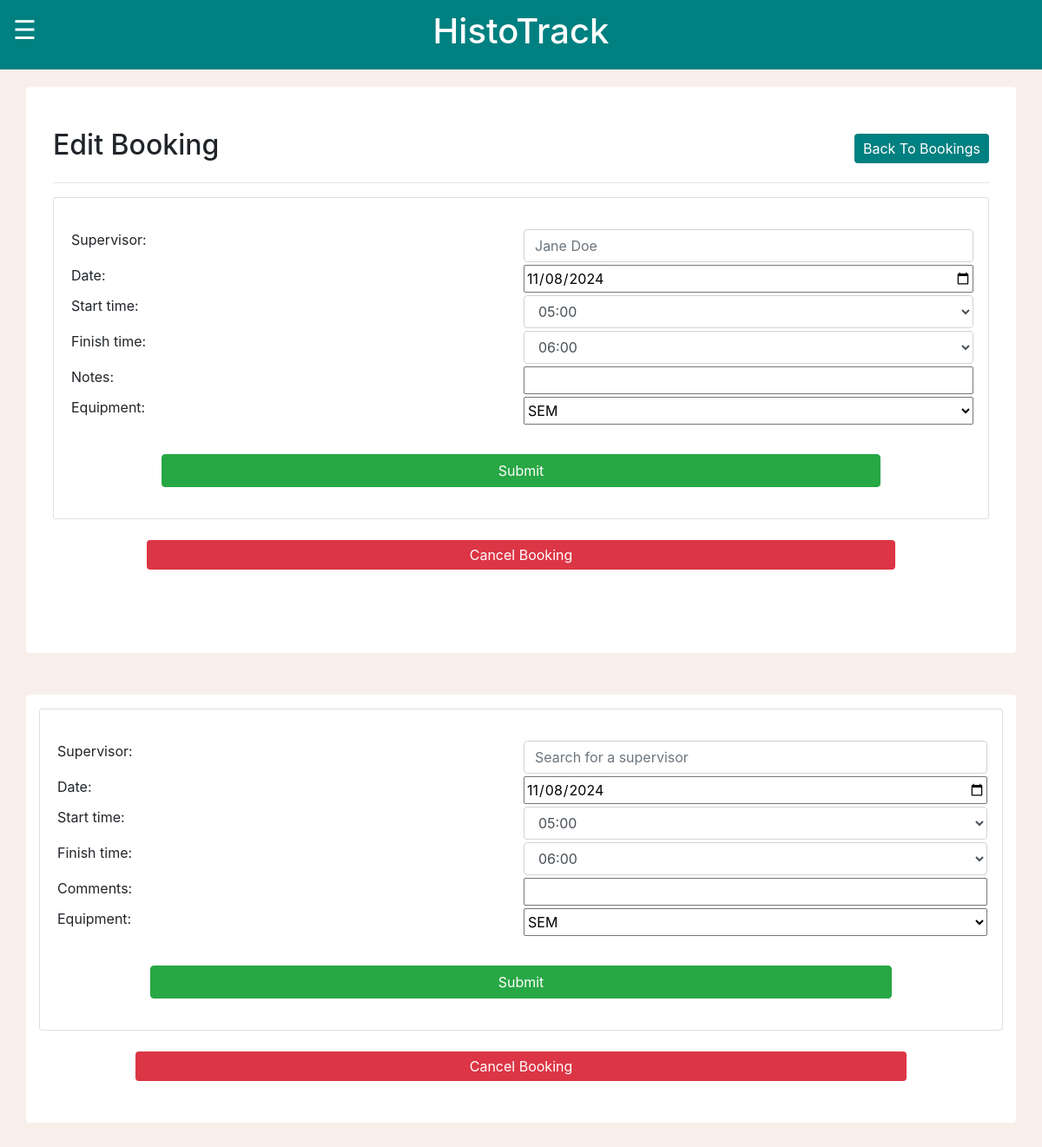
Page /MCalendar/myBookings/editBooking/6 (signed in) on the earlier database version.
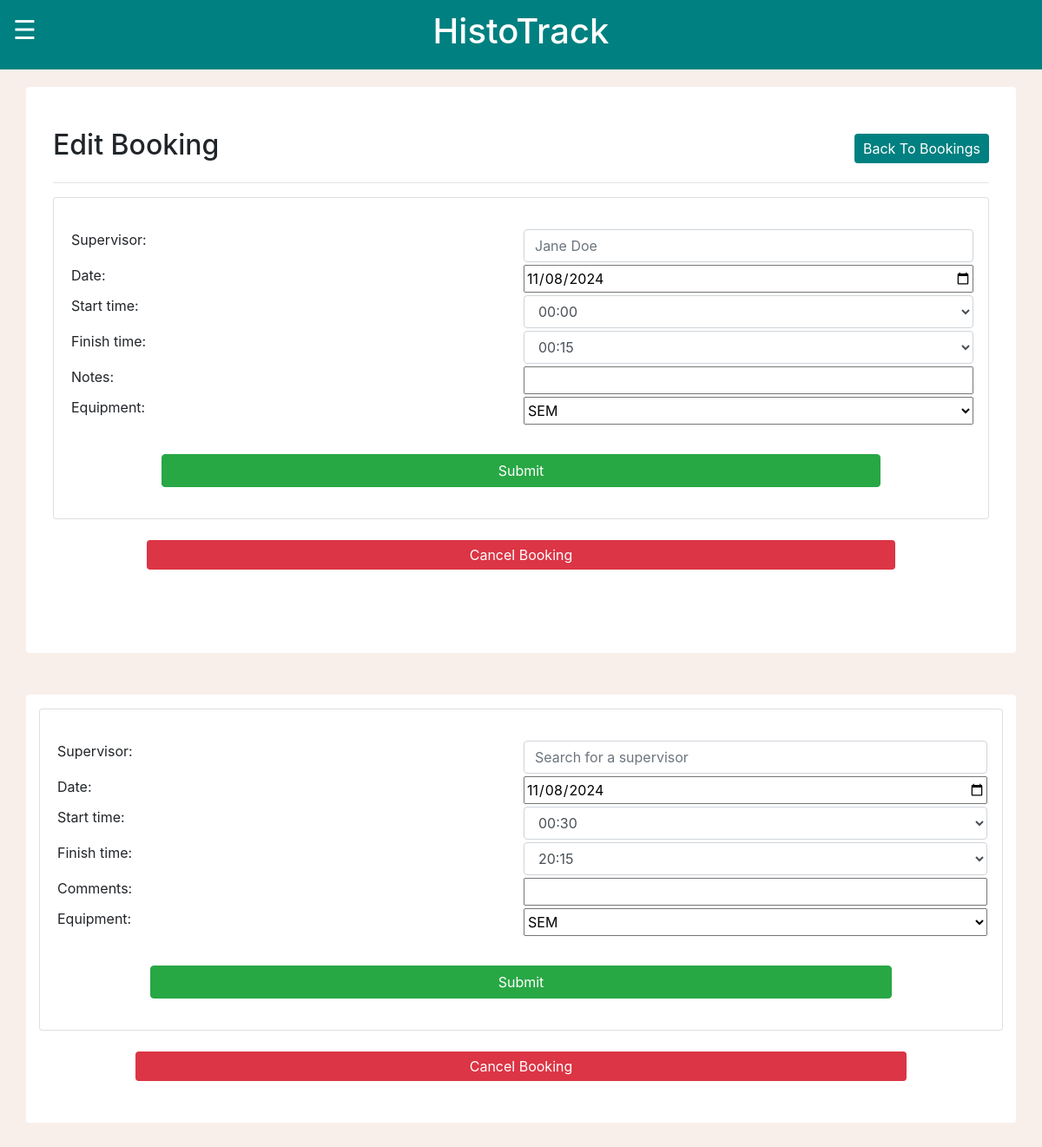
Same page on the later database version.
### MCalendar/models.py (models this page shows, shortened)
class Event(models.Model):
    invoiceRef = models.CharField(max_length=10, default="None")
    bookingName = models.CharField(max_length=80)
    supervisorName = models.CharField(max_length=80)
    email = models.EmailField()
    bookingDate = models.DateField()
    startTime = models.TimeField()
    finishTime = models.TimeField()
    notes = models.TextField(max_length = 1000)
    equipment = models.CharField(max_length=100, default='Not specified')
    totalTime = models.IntegerField(default=0)
    hourlyRate = models.DecimalField(max_digits=10, decimal_places=2, default=0.00)

### MCalendar/views.py (the view, shortened to what this page needs)
# urls.py: path("myBookings/editBooking/<int:id>", views.editBooking, name="editBooking"),
def editBooking(request, id):
    if request.user.is_authenticated:
        booking = get_object_or_404(Event, id=id)
        equipmentList = Equipment.objects.all()
        supervisors = Supervisor.objects.all().order_by('first_name')
        template = loader.get_template('editBooking.html')
        context = {
            'editBooking': [booking],
            'equipmentList': equipmentList,
            'supervisors': supervisors
        }
        return HttpResponse(template.render(context, request))
    else:
        messages.success(request, "Please log in before entering that page!")
        return redirect("loginPage")

### MCalendar/models.py (called while the page is built)
    def __str__(self):
        return self.equipmentName

### MCalendar/templates/editBooking.html (shortened to what the changed rows need)
{% load static %}
<!DOCTYPE html>
<html lang="en">
<head>
    <link rel="stylesheet" href="https://cdn.jsdelivr.net/npm/bootstrap@4.6.2/dist/css/bootstrap.min.css">
    <link rel="stylesheet" href="{% static 'global.css' %}">
</head>
<body>
    <div class="container rounded bg-white mt-5 mb-5 pb-5">
        <div class="row">
            <div class="col-md-12">
                <div class="p-3 py-5">
                    <div class="d-flex justify-content-between align-items-center mb-3">
                        <h2 class="text-right">Edit Booking</h2>
                    </div>
        <form method="POST">
        {% for x in editBooking %}
            <div class="card">
                <div class="card-body">
                    <p class="card-text">
                        <div class="details">
                            <label for="supervisor">Supervisor:</label>
                            <div class="dropdown-container">
                                <input type="text" id="supervisorSearch" class="form-control" placeholder="{{x.supervisorName}}">
                            </div>
                            <label for="date">Date: </label>
                            <input type="date" id="date" name="bookingDate" value="{{ x.bookingDate|date:'Y-m-d' }}">
                            <label for="start">Start time: </label>
                            <select class="form-control" id="start" name="startTime" required>
                                <option value="00:00" {% if x.startTime|time:'H:i' == '00:00' %}selected{% endif %}>00:00</option>
                                <option value="05:00" {% if x.startTime|time:'H:i' == '05:00' %}selected{% endif %}>05:00</option>
                            </select>
                            <label for="finish">Finish time: </label>
                            <select class="form-control" id="finish" name="finishTime" required>
                                <option value="00:00" {% if x.finishTime|time:'H:i' == '00:00' %}selected{% endif %}>00:00</option>
                            </select>
                            <label for="notes">Notes: </label>
                            <input type="text" id="notes" name="notes" placeholder="{{ x.notes }}">
                            <label for="equipment">Equipment: </label>
                            <select id="equipment" name="equipment"> <option selected>{{ x.equipment }}</option>
                            </select>
                        </div>
                        <br>
                        <input class="btn btn-success btn-block" type="submit" value="Submit" style="width: 80%; margin: auto;">
                    </p>
                </div>
            </div>
            <br>
            <button class="btn btn-danger btn-block" type="button" style="width: 80%; margin: auto;" onclick="confirmCancel({{ x.id }})">Cancel Booking</button>
        {% endfor %}
        </form>
        </div>
        </div>
        </div>
    </div>
</head>
<body>
    <div class="container rounded bg-white mt-5 mb-5 pb-5 pt-3">
    <form method="POST">
        {% for x in editBooking %}
            <div class="card">
                <div class="card-body">
                    <p class="card-text">
                        <div class="details">
                            <label for="supervisor">Supervisor:</label>
                            <div class="dropdown-container">
                                <input type="text" id="supervisorSearch" class="form-control" placeholder="Search for a supervisor">
                            </div>
                            <label for="date">Date: </label>
                            <input type="date" id="date" name="bookingDate" value="{{ x.bookingDate|date:'Y-m-d' }}">
                            <label for="start">Start time: </label>
                            <select class="form-control" id="start" name="startTime" required>
                                <option value="00:30" {% if x.startTime|time:'H:i' == '00:30' %}selected{% endif %}>00:30</option>
                                <option value="05:00" {% if x.startTime|time:'H:i' == '05:00' %}selected{% endif %}>05:00</option>
                            </select>
                            <label for="finish">Finish time: </label>
                            <select class="form-control" id="finish" name="finishTime" required>
                                <option value="06:00" {% if x.finishTime|time:'H:i' == '06:00' %}selected{% endif %}>06:00</option>
                                <option value="20:15" {% if x.finishTime|time:'H:i' == '20:15' %}selected{% endif %}>20:15</option>
                            </select>
                            <label for="comments">Comments: </label>
                            <input type="text" id="comments" name="comments" placeholder="{{ x.comments }}">
                            <label for="equipment">Equipment: </label>
                            <select id="equipment" name="equipment"> <option selected>{{ x.equipment }}</option>
                            </select>
                        </div>
                        <br>
                        <input class="btn btn-success btn-block" type="submit" value="Submit" style="width: 80%; margin: auto;">
                    </p>
                </div>
            </div>
            <br>
            <button class="btn btn-danger btn-block" type="button" style="width: 80%; margin: auto;" onclick="confirmCancel('{{ x.id }}')">Cancel Booking</button>
        {% endfor %}
        </form>
    </div>
</body>
</html>

Differences in the rows shown:
changed Event "Jane Doe": startTime "05:00" → "00:00"; finishTime "06:00" → "00:15"; startTime "05:00" → "00:30"; finishTime "06:00" → "20:15"
